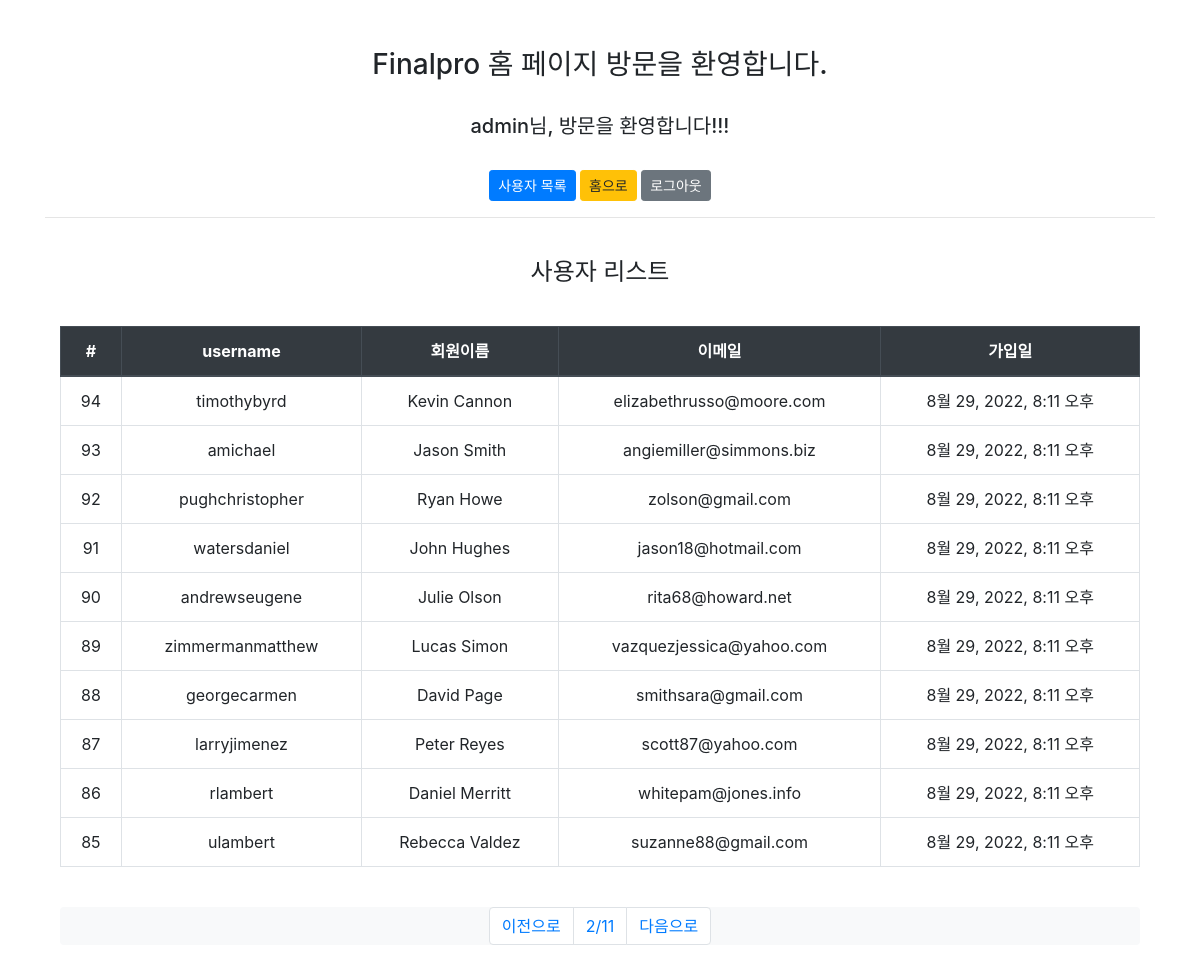
Screenshot of /users?p=2 (signed in) with the database file from the repository.
### report/models.py (models this page shows)
class Users(AbstractUser):
    full_name = models.CharField(max_length=100, null=True)
    pay_plan = models.ForeignKey(PayPlan, on_delete=models.DO_NOTHING, null=True)

### report/views.py (the view)
# urls.py: path("users", list_view, name="list_view"),
@login_required
def list_view(request):
    username = request.user.username
    page = int(request.GET.get("p", 1))
    users = Users.objects.all().order_by("-id")
    paginator = Paginator(users, 10)
    users = paginator.get_page(page)
    return render(request, "boards.html", {"users": users, "username": username})

### templates/boards.html (shortened to what this page needs)
{% extends "base.html" %}
{% load static %}
{% block content %}
<div class="col text-center">
    <h4>사용자 리스트</h4>
    <br/>
    <table class="table table-bordered">
      <thead class="thead-dark">
        <th>#</th>
        <th>username</th>
        <th>회원이름</th>
        <th>이메일</th>
        <th>가입일</th>
      </thead>
      {% for u in users %}
      <tr>
        <td>{{ u.id }}</td>
        <td>{{ u.username }}</td>
        <td>{{ u.first_name }} {{ u.last_name }}</td>
        <td>{{ u.email }}</td>
        <td>{{ u.date_joined }}</td>
      </tr>
      {% endfor %}
    </table>
    <br/>
    <nav aria-label="Page navigation example">
      <ul class="pagination nav justify-content-center bg-light">
        {% if users.has_previous %}
        <li class="page-item">
          <a class="page-link" href="?p={{ users.previous_page_number }}">이전으로</a>
        </li>
        {% else %}
        <li class="page-item">
          <a class="page-link" href="#">이전으로</a>
        </li>
        {% endif %}
        <li class="page-item">
          <a class="page-link" href="?p={{ users.number|add:1 }}">{{users.number}}/{{users.paginator.num_pages}}</a>
        </li>
        {% if users.has_next %}
        <li class="page-item">
          <a class="page-link" href="?p={{ users.next_page_number }}">다음으로</a>
        </li>
        {% else %}
        <li class="page-item">
          <a class="page-link" href="#">다음으로</a>
        </li>
        {% endif %}
      </ul>
    </nav>
</div>
<br/><br/>
{% endblock %}

### templates/base.html (shortened to what this page needs)
<!DOCTYPE html>
<html>
  <head>
    <link rel="stylesheet" href="https://cdn.jsdelivr.net/npm/bootstrap@4.6.2/dist/css/bootstrap.min.css">
  </head>
  <body>
  <div class="container">
    <div class="col text-center">
      <br/><br/>
      <h3>Finalpro 홈 페이지 방문을 환영합니다.</h3>
      <br/>
      {% if user.is_authenticated %}
      <h5>{{ username }}님, 방문을 환영합니다!!!</h5>
      <br/>
      <a href="{% url 'list_view' %}" class="btn btn-primary btn-sm">사용자 목록</a>
      <a href="{% url 'index' %}" class="btn btn-warning btn-sm">홈으로</a>
      <a href="{% url 'logout' %}" class="btn btn-secondary btn-sm">로그아웃</a>
      {% else %}
      <h5>guest님, 로그인 또는 회원가입 하시기 바랍니다.</h5>
      <br/>
      <a href="{% url 'login' %}"  class="btn btn-primary btn-sm">로그인</a>
      <a href="{% url 'index' %}" class="btn btn-warning btn-sm">홈으로</a>
      <a href="{% url 'register' %}" class="btn btn-success btn-sm">회원가입</a>
      {% endif %}
    </div>
    <hr>
    <br/>
    {% block content %}
    {% endblock %}
  </div>
  </body>
</html>

### rows the page displays
Users: username "admin"
Users: id "94", username "timothybyrd", first_name "Kevin", last_name "Cannon", email "elizabethrusso@moore.com", date_joined "8월 29, 2022, 8:11 오후"
Users: id "93", username "amichael", first_name "Jason", last_name "Smith", email "angiemiller@simmons.biz", date_joined "8월 29, 2022, 8:11 오후"
Users: id "92", username "pughchristopher", first_name "Ryan", last_name "Howe", email "zolson@gmail.com", date_joined "8월 29, 2022, 8:11 오후"
Users: id "91", username "watersdaniel", first_name "John", last_name "Hughes", email "jason18@hotmail.com", date_joined "8월 29, 2022, 8:11 오후"
Users: id "90", username "andrewseugene", first_name "Julie", last_name "Olson", email "rita68@howard.net", date_joined "8월 29, 2022, 8:11 오후"
Users: id "89", username "zimmermanmatthew", first_name "Lucas", last_name "Simon", email "vazquezjessica@yahoo.com", date_joined "8월 29, 2022, 8:11 오후"
Users: id "88", username "georgecarmen", first_name "David", last_name "Page", email "smithsara@gmail.com", date_joined "8월 29, 2022, 8:11 오후"
Users: id "87", username "larryjimenez", first_name "Peter", last_name "Reyes", email "scott87@yahoo.com", date_joined "8월 29, 2022, 8:11 오후"
Users: id "86", username "rlambert", first_name "Daniel", last_name "Merritt", email "whitepam@jones.info", date_joined "8월 29, 2022, 8:11 오후"
Users: id "85", username "ulambert", first_name "Rebecca", last_name "Valdez", email "suzanne88@gmail.com", date_joined "8월 29, 2022, 8:11 오후"

### other values shown
{{ users.number }} "2"
{{ users.paginator.num_pages }} "11"
